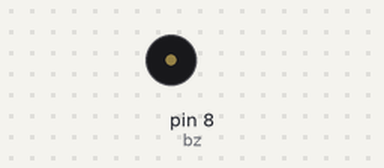
Recording of a sketch running on a simulated Arduino Uno, built with avr-gcc and run on an emulated ATmega328P. Shown: buzzer (waves = sounding).

Above: at 1.5 s.
At 4.42 s:
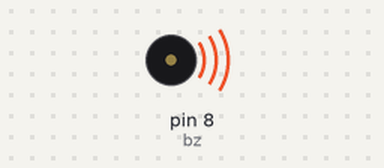
Timing chart, 0 to 4.7 s (numbered marks = the images above):
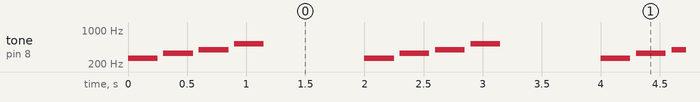

The sketch:

Projeto_012_Buzzer_com_Tons_Basicos.ino
```cpp
// Projeto 012 - Buzzer com Tons Básicos
// Arduino Uno | Arduino Neon Lab

int bz=8;
 void setup(){}
 void loop(){
   int notas[] = {262,330,392,523};
   for(int i=0;i<4;i++){ tone(bz, notas[i], 250); delay(300); }
   delay(800);
 }
```

Measured:
- by itself, tone on pin 8 (bz): repeats every 2.0 s: silent 0.05 s, 330 Hz 0.25 s, silent 0.05 s, 392 Hz 0.25 s, silent 0.05 s, 523 Hz 0.25 s, silent 0.85 s, 262 Hz 0.25 s
